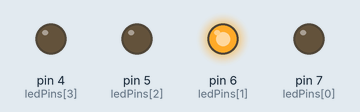
Bench run of a sketch on a simulated Arduino Uno, built with avr-gcc and run on an emulated ATmega328P. Parts: output pins drawn as LEDs (lit = HIGH).

Above: at 0.3 s.
At 0.7 s:
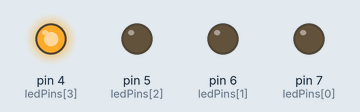
At 1.0 s:
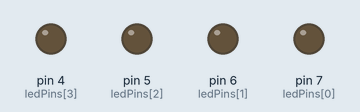
At 1.8 s:
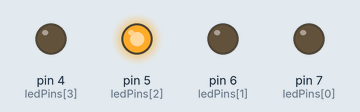
At 2.7 s:
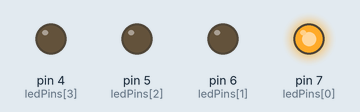
Timing chart, 0 to 3.0 s (numbered marks = the images above):
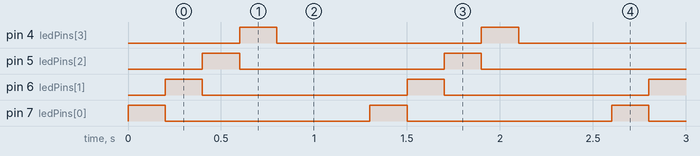

The sketch:

blink.ino
```cpp
// Bit 3 (Pino 7), Bit 2 (Pino 6), Bit 1 (Pino 5), Bit 0 (Pino 4)
const int ledPins[4] = {7, 6, 5, 4};

void setup() {
  for (int i = 0; i < 4; i++) {
    pinMode(ledPins[i], OUTPUT);
    digitalWrite(ledPins[i], LOW);
  }
}

void loop() {
  // Efeito sequencial usando Bit Shift para validar cada trilha
  for (int i = 0; i < 4; i++) {
    digitalWrite(ledPins[i], HIGH);
    delay(200);
    digitalWrite(ledPins[i], LOW);
  }
  delay(500);
}
```

Measured:
- by itself, pin 4 (ledPins[3]), pin 5 (ledPins[2]), pin 6 (ledPins[1]), pin 7 (ledPins[0]): alternates HIGH for 0.20 s and LOW for 1.1 s
- by itself, everything shown: repeats every 1.3 s, in 5 steps
